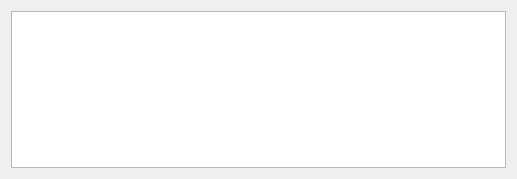
<?xml version="1.0" encoding="UTF-8"?>
<ui version="4.0">
 <class>BeCtrlClass</class>
 <widget class="QMainWindow" name="BeCtrlClass">
  <property name="geometry">
   <rect>
    <x>0</x>
    <y>0</y>
    <width>517</width>
    <height>179</height>
   </rect>
  </property>
  <property name="windowTitle">
   <string>BeCtrl</string>
  </property>
  <widget class="QWidget" name="centralWidget">
   <layout class="QGridLayout" name="gridLayout">
    <item row="0" column="0">
     <widget class="QTextEdit" name="logView"/>
    </item>
   </layout>
  </widget>
 </widget>
 <layoutdefault spacing="6" margin="11"/>
 <resources>
  <include location="bectrl.qrc"/>
 </resources>
 <connections/>
</ui>
